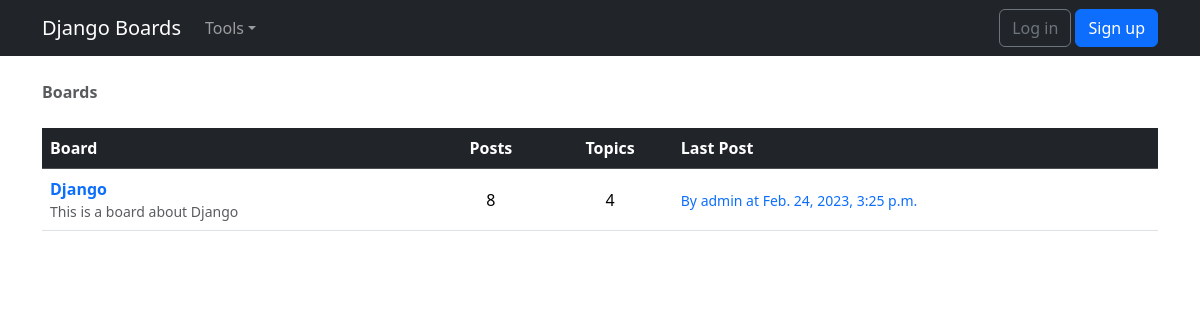
The page / on the database its author committed.
### boards/models.py (models this page shows, shortened)
class Board(models.Model):
    name = models.CharField(max_length=30, unique=True)
    description = models.CharField(max_length=100)
    def get_posts_count(self):
        return Post.objects.filter(topic__board=self).count()
    def get_last_post(self):
        return Post.objects.filter(topic__board=self).order_by('-created_at').first()

class Post(models.Model):
    message = models.TextField(max_length=4000)
    topic = models.ForeignKey(Topic, related_name='posts', on_delete=models.CASCADE)
    created_at = models.DateTimeField(auto_now_add=True)
    updated_at = models.DateTimeField(null=True)
    created_by = models.ForeignKey(User, related_name='posts', on_delete=models.CASCADE)
    updated_by = models.ForeignKey(User, null=True, related_name='+', on_delete=models.CASCADE)

### boards/views.py (the view)
# urls.py: path('', BoardListView.as_view(), name='home'),
class BoardListView(ListView):
    model = Board
    context_object_name = 'boards'
    template_name = 'index.html'

### boards/templates/index.html (shortened to what this page needs)
{% extends 'base.html' %}
{% block breadcrumb %}
  <li class="breadcrumb-item active">Boards</li>
{% endblock %}
{% block content %}
  <table class="table">
    <thead class="table-dark">
      <tr>
        <th>Board</th>
        <th class="text-center">Posts</th>
        <th class="text-center">Topics</th>
        <th>Last Post</th>
      </tr>
    </thead>
    <tbody>
      {% for board in boards %}
        <tr>
          <td>
            <a class="text-decoration-none fw-bold" href="{% url 'topics' board.id %}">{{ board.name }}</a>
            <small class="text-muted d-block">{{ board.description }}</small>
          </td>
          <td class="align-middle text-center">
            {{ board.get_posts_count }}
          </td>
          <td class="align-middle text-center">
            {{ board.topics.count }}
          </td>
          <td class="align-middle">
            {% with post=board.get_last_post %}
              {% if post %}
                <small>
                  <a class="text-decoration-none" href="{% url 'post_topic' board.id post.topic.id %}">
                    By {{ post.created_by.username }} at {{ post.created_at }}
                  </a>
                </small>
              {% else %}
                <small class="text-muted">
                  <em>No posts yet.</em>
                </small>
              {% endif %}
            {% endwith %}
          </td>
        </tr>
      {% endfor %}
    </tbody>
  </table>
{% endblock %}

### rows shown on the page
Board: name "Django", description "This is a board about Django", get_posts_count "8", topics.count "4", get_last_post.created_by.username "admin", get_last_post.created_at "Feb. 24, 2023, 3:25 p.m."
